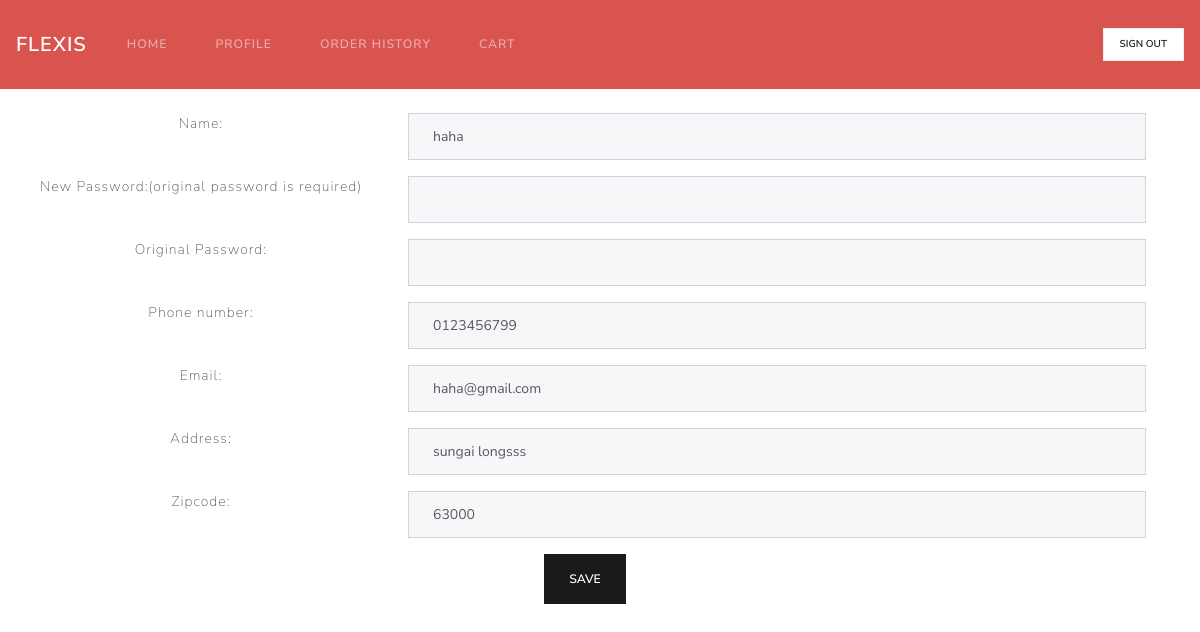
Page /Profile.php (signed in) on the committed database.
### tables this page shows
CREATE TABLE `memberacc` (
  `mbid` int(11) NOT NULL,
  `username` varchar(50) NOT NULL,
  `password` varchar(255) NOT NULL,
  `phone` varchar(11) NOT NULL,
  `email` varchar(50) NOT NULL,
  `address` varchar(80) NOT NULL,
  `zipcode` int(5) NOT NULL
);

### Profile.php (the view, shortened to what this page needs)
<html>
<head>
	<?php
		require_once('head.php');
	?>
</head>
<body>
<?php
	include('navbar.php');
	include('conn.php');
    $database='vibe';
    @$mysqli=new mysqli($host,$user,$password,$database);
    if($_SESSION['user']=='admin' && !isset($_POST['mbid']) && !isset($_POST['searchmbid'])){
		$query="select * from memberacc";
	}else if($_SESSION['user']!='admin' ){
		$query = "select * from memberacc WHERE mbid=".$_SESSION['user'];
	}else if(isset($_POST['mbid'])){
		$query = "select * from memberacc WHERE mbid=".$_POST['mbid'];
	}else if(isset($_POST['searchmbid'])){
		$query = "select * from memberacc WHERE mbid=".$_POST['searchmbid'];
	}
	$result=$mysqli->query($query);
	echo '<div class="body">';
	 while($row=$result->fetch_array()){
		if($_SESSION['user']=='admin' && !isset($_POST['mbid'])){
			echo '<div class="container">
					<div class="row body">
						<div class="col">
							'.$row['mbid'].'
						</div>
						<div class="col">
							'.$row['email'].'
						</div>
						<div class="col">
							<form action='.$_SERVER["PHP_SELF"].' method="post">
								<input type="hidden" name="mbid" value="'.$row['mbid'].'">
								<input type="submit" class="btn btn-primary btn-sm button" name="view" value="VIEW">
							</form>
						</div>
					</div>
				</div>';
		}else if(isset($_SESSION['user']) && isset($_POST['mbid']) || $_SESSION['user']!='admin'){
			echo '<form action="Edit_Account.php" method="post">';
				echo'<div class="row form-group '.(isset($errname)?"has-danger":"").'">
						<div class="col-sm-4">Name: </div>
						<div class="col-sm-8"><input type="text" class="form-control '.(isset($errname)?"is-invalid":"").'" name="name" value="'.(isset($username)?$username:$row["username"]).'" '.($_SESSION['user']=='admin'?"disabled":"").'>';
						if(isset($errname)){
							echo '<div class="invalid-feedback">'.$errname.'</div></div>';
						}else{
							echo '</div>';
						}
						echo '</div>';
					if($_SESSION['user']!='admin'){
						echo '<div class="row form-group '.(isset($errnewpw)?"has-danger":"").'">
								<div class="col-sm-4">New Password:(original password is required) </div>
								<div class="col-sm-8"><input type="password" class="form-control '.(isset($errnewpw)?"is-invalid":"").'" name="newpassword">';
								if(isset($errnewpw)){
									echo '<div class="invalid-feedback">'.$errnewpw.'</div></div>';
								}else{
									echo '</div>';
								}
								echo'</div>';
						echo '<div class="row form-group '.(isset($erroripw)?"has-danger":"").'">
								<div class="col-sm-4">Original Password:</div>
								<div class="col-sm-8"><input type="password" class="form-control '.(isset($erroripw)?"is-invalid":"").'"  name="oripassword">';
								if(isset($erroripw)){
									echo '<div class="invalid-feedback">'.$erroripw.'</div></div>';
								}else{
									echo '</div>';
								}
								echo'</div>';
					}
					echo '<div class="row form-group '.(isset($errphone)?"has-danger":"").'">
							<div class="col-sm-4">Phone number: </div>
							<div class="col-sm-8"><input type="text" class="form-control '.(isset($errphone)?"is-invalid":"").'"  name="phone" value="'.(isset($phone)?$phone:$row["phone"]).'" '.($_SESSION['user']=='admin'?"disabled":"").'>';
							if(isset($errphone)){
								echo '<div class="invalid-feedback">'.$errphone.'</div></div>';
							}else{
								echo '</div>';
							}
							echo'</div>';
					echo '<div class="row form-group '.(isset($erremail)?"has-danger":"").'">
							<div class="col-sm-4">Email: </div>
							<div class="col-sm-8"><input type="email" class="form-control '.(isset($erremail)?"is-invalid":"").'"  name="email" value="'.(isset($email)?$email:$row["email"]).'" '.($_SESSION['user']=='admin'?"disabled":"").'>';
							if(isset($erremail)){
								echo '<div class="invalid-feedback">'.$erremail.'</div></div>';
							}else{
								echo '</div>';
							}
							echo'</div>';
					echo '<div class="row form-group '.(isset($erraddress)?"has-danger":"").'">
							<div class="col-sm-4">Address: </div>
							<div class="col-sm-8"><input type="text" class="form-control '.(isset($erraddress)?"is-invalid":"").'"  name="address" value="'.(isset($address)?$address:$row["address"]).'" '.($_SESSION['user']=='admin'?"disabled":"").'>';
							if(isset($erraddress)){
								echo '<div class="invalid-feedback">'.$erraddress.'</div></div>';
							}else{
								echo '</div>';
							}
							echo'</div>';
					echo'<div class="row form-group '.(isset($errzipocode)?"has-danger":"").'">
							<div class="col-sm-4">Zipcode: </div>
							<div class="col-sm-8"><input type="text" class="form-control '.(isset($errzipcode)?"is-invalid":"").'"  name="zipcode" value="'.(isset($zipcode)?$zipcode:$row["zipcode"]).'" '.($_SESSION['user']=='admin'?"disabled":"").'>';
							if(isset($errzipcode)){
								echo '<div class="invalid-feedback">'.$errzipcode.'</div></div>';
							}else{
								echo '</div>';
							}
							echo'</div>';
					echo'<div class="row">
							<div class="col-sm-12">
								<input type="hidden" name="mbid" value="'.$row['mbid'].'">
								<button type="button" class="btn btn-primary" data-toggle="modal" data-target="#exampleModalCenter">
									'.($_SESSION['user']=='admin'?"Delete":"Save").'
								</button>
								<div class="modal fade" id="exampleModalCenter" tabindex="-1" role="dialog" aria-labelledby="exampleModalCenterTitle" aria-hidden="true">
									<div class="modal-dialog modal-dialog-centered" role="document">
										<div class="modal-content">
											<div class="modal-header">
												<h5 class="modal-title" id="exampleModalLongTitle">'.($_SESSION['user']=='admin'?"Delete":"Save").'</h5>
												<button type="button" class="close" data-dismiss="modal" aria-label="Close">
													<span aria-hidden="true">&times;</span>
												</button>
											</div>
											<div class="modal-body">
												'.($_SESSION['user']=='admin'?"Are you sure you want to delete this user account?":"Save the information?").'
											</div>
											<div class="modal-footer">
												<button type="button" class="btn btn-secondary" data-dismiss="modal">Close</button>
												<button type="submit" class="btn btn-primary" name="'.($_SESSION['user']=='admin'?"delete":"save").'">'.($_SESSION['user']=='admin'?"delete":"save").'</button>
											</div>
										</div>
									</div>
								</div>
							</div>
						</div>
					</form>';
		}
	 }
?>
	</div>
</body>
</html>

### style.css (style rules this page uses)
.body { padding:2%; }
form { display:inline; text-align:center; }
.row { border:0px; text-align:center; width:100%; }
.col-sm-4,.col-sm-8,.noline { border:0px; }
.form-control { display:inline; }

### rows in the picture
memberacc: name "haha", phone "0123456799", email "haha@gmail.com", address "sungai longsss", zipcode "63000"

### other values in the picture
$acc "PROFILE"
$order "ORDER HISTORY"
